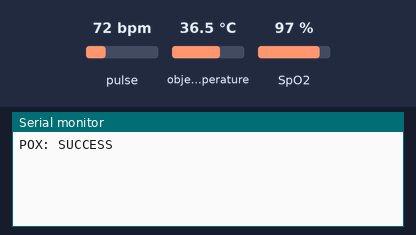
Bench run of a sketch on a simulated ESP32. Shown: the last lines printed to the serial monitor. The inputs (shaded band) are chosen by the test bench; at power-on: pulse 72 bpm, object temperature 36.5 °C, SpO2 97 %. Random numbers use the default seed unless the sketch sets one; no radio packets arrive unless stated.

Above: at 1.2 s.
1.3 s: pulse set to 42 bpm
At 6.1 s:
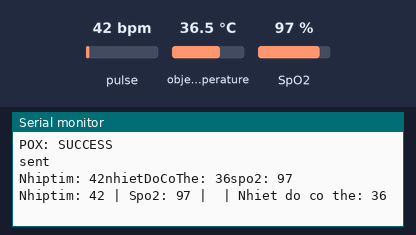
6.5 s: object temperature set to 20 °C
8.0 s: SpO2 set to 80 %
At 11.1 s:
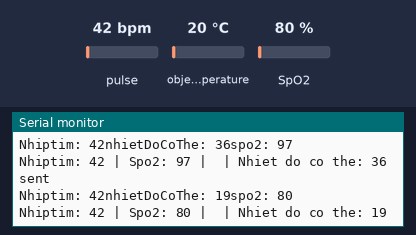

The sketch:

Nhiptim_ESP.ino
```cpp
//---------------------------------
// nRF24L01 dulieu1 & dulieu2idity Receiver
//---------------------------------
#include <SPI.h>
#include <nRF24L01.h>
#include <RF24.h>
#include <Wire.h>
#include "MAX30100_PulseOximeter.h"
#include <Adafruit_MLX90614.h>
#include <WiFiManager.h>
//------------------------------------------
#define DEBUG
#define FAKE_DATA
//------------------------------------------

// DEFINE PIN
#define SPI_CE_PIN 2
#define SPI_CSN_PIN 15

//------------------------------------------
RF24 radio(SPI_CE_PIN, SPI_CSN_PIN);
PulseOximeter pox;
Adafruit_MLX90614 mlx = Adafruit_MLX90614();

os_timer_t myTimer;
//------------------------------------------
const uint64_t pipe = 0xF0F0F0F066;
int nhiptim = 0, spo2 = 0, nhietDoCoThe = 0;

const unsigned long intervalToSendData = 5000;
//------------------------------------------
float Data_gui[4];
//===============================================
void setup() {
  //----------------------------------------
  Serial.begin(115200);
  Serial.println();
  //-----------------------------------------
  Wire.begin();
  radio.begin();
  radio.openWritingPipe(pipe);
  //khong can cai nay
  // radio.setPALevel(RF24_PA_LOW);
  // radio.setDataRate(RF24_250KBPS);
  // radio.stopListening();
  //-----------------------------------------
  if (!pox.begin()) {
    Serial.println("POX: FAILED");
    failed();
    for (;;)
      failed();
  } else {
    Serial.println("POX: SUCCESS");
  }
  pox.setIRLedCurrent(MAX30100_LED_CURR_14_2MA);
  mlx.begin(0x5A);
  Wire.setClock(100000);
  //------------------------------------------
  os_timer_setfn(&myTimer, readSensor, NULL);
  os_timer_arm(&myTimer, intervalToSendData, true);
  //------------------------------------------
}
//===============================================

void loop() {
  pox.update();
}
//===============================================

void readSensor(void *arg) {
  nhiptim = pox.getHeartRate();
  spo2 = pox.getSpO2();
  nhietDoCoThe = mlx.readObjectTempC();
  //------------------------------------------
#ifdef FAKE_DATA
  if (nhietDoCoThe > 500.0) {  // loi
    nhietDoCoThe = random(30, 40);
  }
  if (nhietDoCoThe > 35.0 && nhiptim == 0.0) {
    nhiptim = random(60, 100);
    spo2 = random(94, 100);
  }
#endif  // FAKE_DATA
        //------------------------------------------
  Data_gui[0] = 121;
  Data_gui[1] = nhiptim;
  Data_gui[2] = nhietDoCoThe;
  Data_gui[3] = spo2;
  //------------------------------------------
  radio.write(Data_gui, sizeof(Data_gui));
  Serial.println("sent");
  //------------------------------------------
  Serial.print("Nhiptim: ");
  Serial.print(nhiptim);
  Serial.print("nhietDoCoThe: ");
  Serial.print(nhietDoCoThe);
  Serial.print("spo2: ");
  Serial.println(spo2);
#ifdef DEBUG
  Serial.print("Nhiptim: ");
  Serial.print(nhiptim);
  Serial.print(" | ");
  Serial.print("Spo2: ");
  Serial.print(spo2);
  Serial.print(" | ");
  Serial.print(" | Nhiet do co the: ");
  Serial.print(nhietDoCoThe);
  Serial.println();
#endif  // DEBUG
}
//===============================================

void failed() {
  digitalWrite(LED_BUILTIN, HIGH);
  delay(100);
  digitalWrite(LED_BUILTIN, LOW);
  delay(100);
  digitalWrite(LED_BUILTIN, HIGH);
  delay(100);
  digitalWrite(LED_BUILTIN, LOW);
  delay(100);
  digitalWrite(LED_BUILTIN, HIGH);
  delay(100);
  digitalWrite(LED_BUILTIN, LOW);
  delay(100);
  digitalWrite(LED_BUILTIN, HIGH);
  delay(100);
  digitalWrite(LED_BUILTIN, LOW);
  delay(100);
  digitalWrite(LED_BUILTIN, HIGH);
  delay(100);
  digitalWrite(LED_BUILTIN, LOW);
  delay(100);
}
```

Measured:
- after the input at 1.3 s, the serial monitor: prints a new line after 3.7 s (image 1)
- after the input at 8.0 s, the serial monitor: prints a new line after 2.0 s (image 2)
